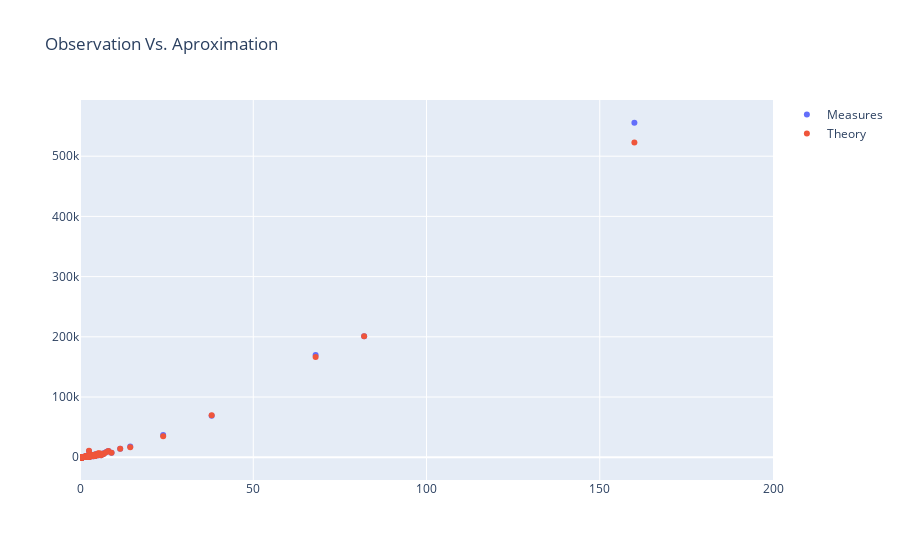

The code cell stored with this chart in its notebook:
### Code cell
data0 = go.Scatter(x=planetsDf['pl_orbsmax'], y=planetsDf['pl_orbper'], mode = 'markers', name='Measures')
data1 = go.Scatter(x=planetsDf['pl_orbsmax'], y=planetsDf['theorPeriod'], mode = 'markers', name='Theory')
data = [data0, data1]
layout = go.Layout(title='Observation Vs. Aproximation')
fig = go.Figure(data= data, layout = layout)
fig.update_xaxes(range=(0,200))
fig.show()
#pyo.plot(fig, filename = 'line_chart.html')

### Figure 1 — Plotly figure (JSON) as saved in the notebook; plotly's stock layout.template omitted (floating-point values rounded to 4 significant figures; data arrays with more than 128 entries replaced by an {"elided": "..."} marker saying what was removed)
{"data": [{"mode": "markers", "name": "Measures", "type": "scatter", "x": {"elided": "3051 float values"}, "y": {"elided": "3051 float values"}}, {"mode": "markers", "name": "Theory", "type": "scatter", "x": {"elided": "3051 float values"}, "y": {"elided": "3051 float values"}}], "layout": {"title": {"text": "Observation Vs. Aproximation"}, "xaxis": {"range": [0, 200]}}}
